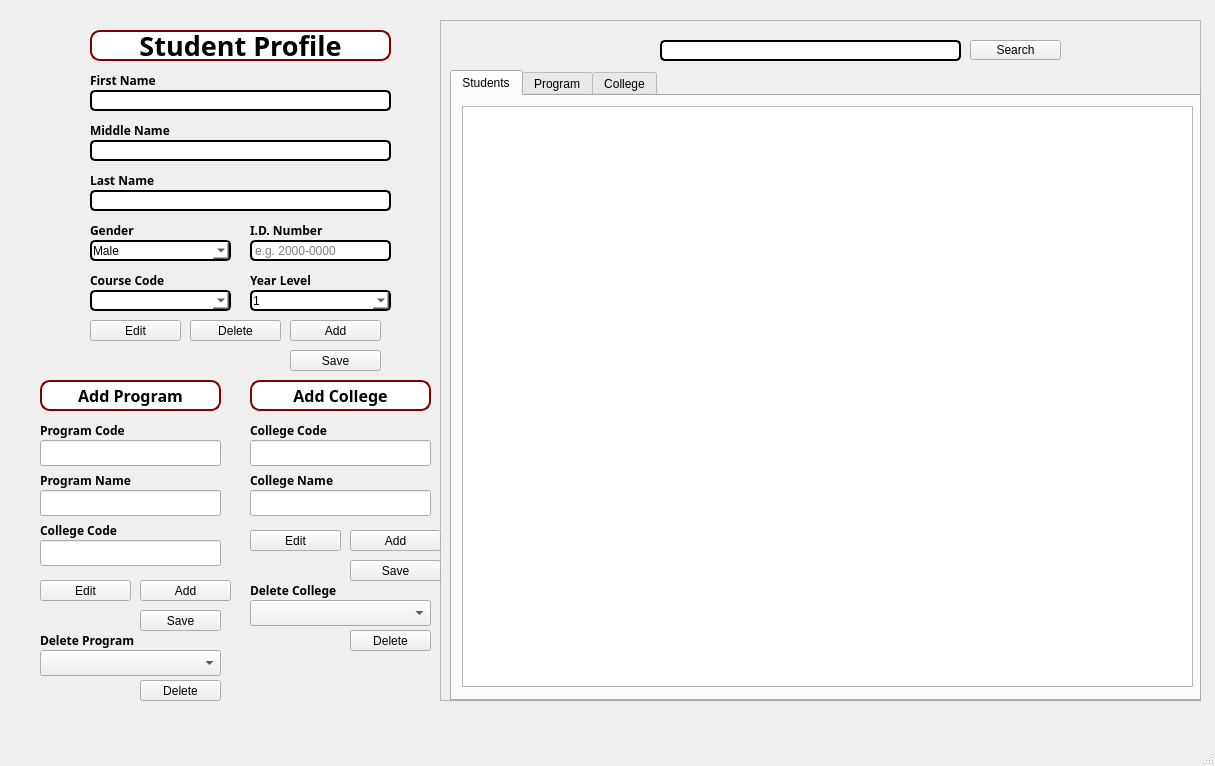
<?xml version="1.0" encoding="UTF-8"?>
<ui version="4.0">
 <class>MainWindow</class>
 <widget class="QMainWindow" name="MainWindow">
  <property name="geometry">
   <rect>
    <x>0</x>
    <y>0</y>
    <width>1215</width>
    <height>766</height>
   </rect>
  </property>
  <property name="windowTitle">
   <string>MainWindow</string>
  </property>
  <widget class="QWidget" name="centralwidget">
   <widget class="QLineEdit" name="Firstnameline">
    <property name="geometry">
     <rect>
      <x>90</x>
      <y>90</y>
      <width>301</width>
      <height>21</height>
     </rect>
    </property>
    <property name="minimumSize">
     <size>
      <width>301</width>
      <height>21</height>
     </size>
    </property>
    <property name="styleSheet">
     <string notr="true">background-color: white;
	border: 2px solid #000000;
	border-radius: 5px;
	padding: 1px;
	box-shadow: 0 0 10px rgba(0,0,05);</string>
    </property>
   </widget>
   <widget class="QComboBox" name="Genderline">
    <property name="geometry">
     <rect>
      <x>90</x>
      <y>240</y>
      <width>141</width>
      <height>21</height>
     </rect>
    </property>
    <property name="minimumSize">
     <size>
      <width>141</width>
      <height>21</height>
     </size>
    </property>
    <property name="styleSheet">
     <string notr="true">background-color: white;
	border: 2px solid #000000;
	border-radius: 5px;
	padding: 1px;
	box-shadow: 0 0 10px rgba(0,0,05);</string>
    </property>
    <item>
     <property name="text">
      <string>Male</string>
     </property>
    </item>
    <item>
     <property name="text">
      <string>Female</string>
     </property>
    </item>
   </widget>
   <widget class="QLabel" name="FirstName">
    <property name="geometry">
     <rect>
      <x>90</x>
      <y>70</y>
      <width>181</width>
      <height>20</height>
     </rect>
    </property>
    <property name="font">
     <font>
      <family>Rockwell</family>
      <italic>false</italic>
      <bold>true</bold>
     </font>
    </property>
    <property name="text">
     <string>First Name</string>
    </property>
   </widget>
   <widget class="QLineEdit" name="Middlenameline">
    <property name="geometry">
     <rect>
      <x>90</x>
      <y>140</y>
      <width>301</width>
      <height>21</height>
     </rect>
    </property>
    <property name="minimumSize">
     <size>
      <width>301</width>
      <height>21</height>
     </size>
    </property>
    <property name="styleSheet">
     <string notr="true">background-color: white;
	border: 2px solid #000000;
	border-radius: 5px;
	padding: 1px;
	box-shadow: 0 0 10px rgba(0,0,05);</string>
    </property>
   </widget>
   <widget class="QLabel" name="MiddleName">
    <property name="geometry">
     <rect>
      <x>90</x>
      <y>120</y>
      <width>181</width>
      <height>20</height>
     </rect>
    </property>
    <property name="font">
     <font>
      <family>Rockwell</family>
      <italic>false</italic>
      <bold>true</bold>
     </font>
    </property>
    <property name="text">
     <string>Middle Name</string>
    </property>
   </widget>
   <widget class="QLineEdit" name="Lastnameline">
    <property name="geometry">
     <rect>
      <x>90</x>
      <y>190</y>
      <width>301</width>
      <height>21</height>
     </rect>
    </property>
    <property name="minimumSize">
     <size>
      <width>301</width>
      <height>21</height>
     </size>
    </property>
    <property name="styleSheet">
     <string notr="true">background-color: white;
	border: 2px solid #000000;
	border-radius: 5px;
	padding: 1px;
	box-shadow: 0 0 10px rgba(0,0,05);</string>
    </property>
   </widget>
   <widget class="QLabel" name="LastName">
    <property name="geometry">
     <rect>
      <x>90</x>
      <y>170</y>
      <width>181</width>
      <height>20</height>
     </rect>
    </property>
    <property name="font">
     <font>
      <family>Rockwell</family>
      <bold>true</bold>
     </font>
    </property>
    <property name="text">
     <string>Last Name</string>
    </property>
   </widget>
   <widget class="QLabel" name="Gender">
    <property name="geometry">
     <rect>
      <x>90</x>
      <y>220</y>
      <width>141</width>
      <height>20</height>
     </rect>
    </property>
    <property name="font">
     <font>
      <family>Rockwell</family>
      <bold>true</bold>
     </font>
    </property>
    <property name="text">
     <string>Gender</string>
    </property>
   </widget>
   <widget class="QLabel" name="YearLevel">
    <property name="geometry">
     <rect>
      <x>250</x>
      <y>270</y>
      <width>141</width>
      <height>20</height>
     </rect>
    </property>
    <property name="font">
     <font>
      <family>Rockwell</family>
      <bold>true</bold>
     </font>
    </property>
    <property name="text">
     <string>Year Level</string>
    </property>
   </widget>
   <widget class="QComboBox" name="Yearlevelline">
    <property name="geometry">
     <rect>
      <x>250</x>
      <y>290</y>
      <width>141</width>
      <height>21</height>
     </rect>
    </property>
    <property name="minimumSize">
     <size>
      <width>141</width>
      <height>21</height>
     </size>
    </property>
    <property name="styleSheet">
     <string notr="true">background-color: white;
	border: 2px solid #000000;
	border-radius: 5px;
	padding: 1px;
	box-shadow: 0 0 10px rgba(0,0,05);</string>
    </property>
    <item>
     <property name="text">
      <string>1</string>
     </property>
    </item>
    <item>
     <property name="text">
      <string>2</string>
     </property>
    </item>
    <item>
     <property name="text">
      <string>3</string>
     </property>
    </item>
    <item>
     <property name="text">
      <string>4</string>
     </property>
    </item>
   </widget>
   <widget class="QLabel" name="IDnumber">
    <property name="geometry">
     <rect>
      <x>250</x>
      <y>220</y>
      <width>141</width>
      <height>20</height>
     </rect>
    </property>
    <property name="font">
     <font>
      <family>Rockwell</family>
      <bold>true</bold>
     </font>
    </property>
    <property name="text">
     <string>I.D. Number</string>
    </property>
   </widget>
   <widget class="QLineEdit" name="IDline">
    <property name="geometry">
     <rect>
      <x>250</x>
      <y>240</y>
      <width>141</width>
      <height>21</height>
     </rect>
    </property>
    <property name="minimumSize">
     <size>
      <width>141</width>
      <height>21</height>
     </size>
    </property>
    <property name="styleSheet">
     <string notr="true">background-color: white;
	border: 2px solid #000000;
	border-radius: 5px;
	padding: 1px;
	box-shadow: 0 0 10px rgba(0,0,05);</string>
    </property>
    <property name="placeholderText">
     <string>e.g. 2000-0000</string>
    </property>
   </widget>
   <widget class="QLabel" name="StudentProfile">
    <property name="geometry">
     <rect>
      <x>90</x>
      <y>30</y>
      <width>301</width>
      <height>31</height>
     </rect>
    </property>
    <property name="font">
     <font>
      <family>Rockwell</family>
      <pointsize>20</pointsize>
      <bold>true</bold>
     </font>
    </property>
    <property name="styleSheet">
     <string notr="true">background-color: white;
    border: 2px solid #800000;
    border-radius: 10px;
    padding: 1px;
    box-shadow: 0 0 10px rgba(0, 0, 0, 0.5);
    color: black;</string>
    </property>
    <property name="text">
     <string>Student Profile</string>
    </property>
    <property name="alignment">
     <set>Qt::AlignmentFlag::AlignCenter</set>
    </property>
   </widget>
   <widget class="QLabel" name="CourseCode">
    <property name="geometry">
     <rect>
      <x>90</x>
      <y>270</y>
      <width>141</width>
      <height>20</height>
     </rect>
    </property>
    <property name="font">
     <font>
      <family>Rockwell</family>
      <bold>true</bold>
     </font>
    </property>
    <property name="text">
     <string>Course Code</string>
    </property>
   </widget>
   <widget class="QPushButton" name="EditStudent">
    <property name="geometry">
     <rect>
      <x>90</x>
      <y>320</y>
      <width>91</width>
      <height>21</height>
     </rect>
    </property>
    <property name="minimumSize">
     <size>
      <width>91</width>
      <height>20</height>
     </size>
    </property>
    <property name="styleSheet">
     <string notr="true">QPushButton {
    background-color: #800000;
    color: white;
    border: 2px solid #000000;
    border-radius: 5px;
     padding: 1px;
    box-shadow: 0 0 10px rgba(0, 0, 0, 0.5);
    color: white; 
}

/ Hover effect for the button */
QPushButton:hover {
    background-color: #944E63;
    border: 2px solid #944E63;
}</string>
    </property>
    <property name="text">
     <string>Edit</string>
    </property>
   </widget>
   <widget class="QPushButton" name="AddStudent">
    <property name="geometry">
     <rect>
      <x>290</x>
      <y>320</y>
      <width>91</width>
      <height>21</height>
     </rect>
    </property>
    <property name="minimumSize">
     <size>
      <width>91</width>
      <height>20</height>
     </size>
    </property>
    <property name="styleSheet">
     <string notr="true">QPushButton {
    background-color: #800000;
    color: white;
    border: 2px solid #000000;
    border-radius: 5px;
     padding: 1px;
    box-shadow: 0 0 10px rgba(0, 0, 0, 0.5);
    color: white; 
}

/ Hover effect for the button */
QPushButton:hover {
    background-color: #944E63;
    border: 2px solid #944E63;
}</string>
    </property>
    <property name="text">
     <string>Add</string>
    </property>
   </widget>
   <widget class="QPushButton" name="DeleteStudent">
    <property name="geometry">
     <rect>
      <x>190</x>
      <y>320</y>
      <width>91</width>
      <height>21</height>
     </rect>
    </property>
    <property name="styleSheet">
     <string notr="true">
QPushButton:hover {
    background-color: #808080;
    border: 2px solid #2980b9;
}</string>
    </property>
    <property name="text">
     <string>Delete</string>
    </property>
   </widget>
   <widget class="QPushButton" name="SaveStudent">
    <property name="geometry">
     <rect>
      <x>290</x>
      <y>350</y>
      <width>91</width>
      <height>21</height>
     </rect>
    </property>
    <property name="styleSheet">
     <string notr="true">
QPushButton:hover {
    background-color: #808080;
    border: 2px solid #2980b9;
}</string>
    </property>
    <property name="text">
     <string>Save</string>
    </property>
   </widget>
   <widget class="QFrame" name="frame">
    <property name="geometry">
     <rect>
      <x>440</x>
      <y>20</y>
      <width>761</width>
      <height>681</height>
     </rect>
    </property>
    <property name="frameShape">
     <enum>QFrame::Shape::StyledPanel</enum>
    </property>
    <property name="frameShadow">
     <enum>QFrame::Shadow::Raised</enum>
    </property>
    <widget class="QLineEdit" name="SearchLine">
     <property name="geometry">
      <rect>
       <x>220</x>
       <y>20</y>
       <width>301</width>
       <height>21</height>
      </rect>
     </property>
     <property name="minimumSize">
      <size>
       <width>301</width>
       <height>21</height>
      </size>
     </property>
     <property name="styleSheet">
      <string notr="true">background-color: white;
	border: 2px solid #000000;
	border-radius: 5px;
	padding: 1px;
	box-shadow: 0 0 10px rgba(0,0,05);</string>
     </property>
    </widget>
    <widget class="QPushButton" name="Search">
     <property name="geometry">
      <rect>
       <x>530</x>
       <y>20</y>
       <width>91</width>
       <height>20</height>
      </rect>
     </property>
     <property name="minimumSize">
      <size>
       <width>91</width>
       <height>20</height>
      </size>
     </property>
     <property name="styleSheet">
      <string notr="true">QPushButton {
    background-color: #800000;
    color: white;
    border: 2px solid #000000;
    border-radius: 5px;
     padding: 1px;
    box-shadow: 0 0 10px rgba(0, 0, 0, 0.5);
    color: white; 
}

/ Hover effect for the button */
QPushButton:hover {
    background-color: #944E63;
    border: 2px solid #944E63;
}</string>
     </property>
     <property name="text">
      <string>Search</string>
     </property>
    </widget>
    <widget class="QTabWidget" name="TabTable">
     <property name="geometry">
      <rect>
       <x>10</x>
       <y>50</y>
       <width>751</width>
       <height>631</height>
      </rect>
     </property>
     <property name="styleSheet">
      <string notr="true"/>
     </property>
     <property name="currentIndex">
      <number>0</number>
     </property>
     <widget class="QWidget" name="tab">
      <attribute name="title">
       <string>Students</string>
      </attribute>
      <widget class="QTableView" name="StudentTable">
       <property name="geometry">
        <rect>
         <x>10</x>
         <y>10</y>
         <width>731</width>
         <height>581</height>
        </rect>
       </property>
      </widget>
     </widget>
     <widget class="QWidget" name="tab_3">
      <attribute name="title">
       <string>Program</string>
      </attribute>
      <widget class="QTableView" name="ProgTable">
       <property name="geometry">
        <rect>
         <x>10</x>
         <y>10</y>
         <width>641</width>
         <height>581</height>
        </rect>
       </property>
      </widget>
     </widget>
     <widget class="QWidget" name="tab_2">
      <attribute name="title">
       <string>College</string>
      </attribute>
      <widget class="QTableView" name="CollegeTable">
       <property name="geometry">
        <rect>
         <x>10</x>
         <y>10</y>
         <width>641</width>
         <height>581</height>
        </rect>
       </property>
      </widget>
     </widget>
    </widget>
   </widget>
   <widget class="QComboBox" name="CourseComboBox">
    <property name="geometry">
     <rect>
      <x>90</x>
      <y>290</y>
      <width>141</width>
      <height>21</height>
     </rect>
    </property>
    <property name="minimumSize">
     <size>
      <width>141</width>
      <height>21</height>
     </size>
    </property>
    <property name="styleSheet">
     <string notr="true">background-color: white;
	border: 2px solid #000000;
	border-radius: 5px;
	padding: 1px;
	box-shadow: 0 0 10px rgba(0,0,05);</string>
    </property>
   </widget>
   <widget class="QLabel" name="AddProgram">
    <property name="geometry">
     <rect>
      <x>40</x>
      <y>380</y>
      <width>181</width>
      <height>31</height>
     </rect>
    </property>
    <property name="font">
     <font>
      <family>Rockwell</family>
      <pointsize>12</pointsize>
      <bold>true</bold>
     </font>
    </property>
    <property name="styleSheet">
     <string notr="true">background-color: white;
    border: 2px solid #800000;
    border-radius: 10px;
    padding: 1px;
    box-shadow: 0 0 10px rgba(0, 0, 0, 0.5);
    color: black;</string>
    </property>
    <property name="text">
     <string>Add Program</string>
    </property>
    <property name="alignment">
     <set>Qt::AlignmentFlag::AlignCenter</set>
    </property>
   </widget>
   <widget class="QLabel" name="AddCollege">
    <property name="geometry">
     <rect>
      <x>250</x>
      <y>380</y>
      <width>181</width>
      <height>31</height>
     </rect>
    </property>
    <property name="font">
     <font>
      <family>Rockwell</family>
      <pointsize>12</pointsize>
      <bold>true</bold>
     </font>
    </property>
    <property name="styleSheet">
     <string notr="true">background-color: white;
    border: 2px solid #800000;
    border-radius: 10px;
    padding: 1px;
    box-shadow: 0 0 10px rgba(0, 0, 0, 0.5);
    color: black;</string>
    </property>
    <property name="text">
     <string>Add College</string>
    </property>
    <property name="alignment">
     <set>Qt::AlignmentFlag::AlignCenter</set>
    </property>
   </widget>
   <widget class="QLineEdit" name="CollegeName">
    <property name="geometry">
     <rect>
      <x>250</x>
      <y>490</y>
      <width>181</width>
      <height>26</height>
     </rect>
    </property>
   </widget>
   <widget class="QLineEdit" name="ProgramCode_2">
    <property name="geometry">
     <rect>
      <x>40</x>
      <y>440</y>
      <width>181</width>
      <height>26</height>
     </rect>
    </property>
   </widget>
   <widget class="QLineEdit" name="ProgramName_2">
    <property name="geometry">
     <rect>
      <x>40</x>
      <y>490</y>
      <width>181</width>
      <height>26</height>
     </rect>
    </property>
   </widget>
   <widget class="QLineEdit" name="CollegeCodeProg">
    <property name="geometry">
     <rect>
      <x>40</x>
      <y>540</y>
      <width>181</width>
      <height>26</height>
     </rect>
    </property>
   </widget>
   <widget class="QLabel" name="ProgramCode">
    <property name="geometry">
     <rect>
      <x>40</x>
      <y>420</y>
      <width>111</width>
      <height>20</height>
     </rect>
    </property>
    <property name="font">
     <font>
      <family>Rockwell</family>
      <italic>false</italic>
      <bold>true</bold>
     </font>
    </property>
    <property name="text">
     <string>Program Code</string>
    </property>
   </widget>
   <widget class="QLabel" name="ProgramName">
    <property name="geometry">
     <rect>
      <x>40</x>
      <y>470</y>
      <width>121</width>
      <height>20</height>
     </rect>
    </property>
    <property name="font">
     <font>
      <family>Rockwell</family>
      <italic>false</italic>
      <bold>true</bold>
     </font>
    </property>
    <property name="text">
     <string>Program Name</string>
    </property>
   </widget>
   <widget class="QLabel" name="CollegeCode">
    <property name="geometry">
     <rect>
      <x>40</x>
      <y>520</y>
      <width>111</width>
      <height>20</height>
     </rect>
    </property>
    <property name="font">
     <font>
      <family>Rockwell</family>
      <italic>false</italic>
      <bold>true</bold>
     </font>
    </property>
    <property name="text">
     <string>College Code</string>
    </property>
   </widget>
   <widget class="QLabel" name="FirstName_5">
    <property name="geometry">
     <rect>
      <x>250</x>
      <y>420</y>
      <width>111</width>
      <height>20</height>
     </rect>
    </property>
    <property name="font">
     <font>
      <family>Rockwell</family>
      <italic>false</italic>
      <bold>true</bold>
     </font>
    </property>
    <property name="text">
     <string>College Code</string>
    </property>
   </widget>
   <widget class="QLabel" name="FirstName_6">
    <property name="geometry">
     <rect>
      <x>250</x>
      <y>470</y>
      <width>111</width>
      <height>20</height>
     </rect>
    </property>
    <property name="font">
     <font>
      <family>Rockwell</family>
      <italic>false</italic>
      <bold>true</bold>
     </font>
    </property>
    <property name="text">
     <string>College Name</string>
    </property>
   </widget>
   <widget class="QPushButton" name="AddProg">
    <property name="geometry">
     <rect>
      <x>140</x>
      <y>580</y>
      <width>91</width>
      <height>21</height>
     </rect>
    </property>
    <property name="minimumSize">
     <size>
      <width>91</width>
      <height>20</height>
     </size>
    </property>
    <property name="styleSheet">
     <string notr="true">QPushButton {
    background-color: #800000;
    color: white;
    border: 2px solid #000000;
    border-radius: 5px;
     padding: 1px;
    box-shadow: 0 0 10px rgba(0, 0, 0, 0.5);
    color: white; 
}

/ Hover effect for the button */
QPushButton:hover {
    background-color: #944E63;
    border: 2px solid #944E63;
}</string>
    </property>
    <property name="text">
     <string>Add</string>
    </property>
   </widget>
   <widget class="QPushButton" name="AddCollege_2">
    <property name="geometry">
     <rect>
      <x>350</x>
      <y>530</y>
      <width>91</width>
      <height>21</height>
     </rect>
    </property>
    <property name="minimumSize">
     <size>
      <width>91</width>
      <height>20</height>
     </size>
    </property>
    <property name="styleSheet">
     <string notr="true">QPushButton {
    background-color: #800000;
    color: white;
    border: 2px solid #000000;
    border-radius: 5px;
     padding: 1px;
    box-shadow: 0 0 10px rgba(0, 0, 0, 0.5);
    color: white; 
}

/ Hover effect for the button */
QPushButton:hover {
    background-color: #944E63;
    border: 2px solid #944E63;
}</string>
    </property>
    <property name="text">
     <string>Add</string>
    </property>
   </widget>
   <widget class="QPushButton" name="EditProg">
    <property name="geometry">
     <rect>
      <x>40</x>
      <y>580</y>
      <width>91</width>
      <height>21</height>
     </rect>
    </property>
    <property name="minimumSize">
     <size>
      <width>91</width>
      <height>20</height>
     </size>
    </property>
    <property name="styleSheet">
     <string notr="true">QPushButton {
    background-color: #800000;
    color: white;
    border: 2px solid #000000;
    border-radius: 5px;
     padding: 1px;
    box-shadow: 0 0 10px rgba(0, 0, 0, 0.5);
    color: white; 
}

/ Hover effect for the button */
QPushButton:hover {
    background-color: #944E63;
    border: 2px solid #944E63;
}</string>
    </property>
    <property name="text">
     <string>Edit</string>
    </property>
   </widget>
   <widget class="QPushButton" name="Edit_3">
    <property name="geometry">
     <rect>
      <x>250</x>
      <y>530</y>
      <width>91</width>
      <height>21</height>
     </rect>
    </property>
    <property name="minimumSize">
     <size>
      <width>91</width>
      <height>20</height>
     </size>
    </property>
    <property name="styleSheet">
     <string notr="true">QPushButton {
    background-color: #800000;
    color: white;
    border: 2px solid #000000;
    border-radius: 5px;
     padding: 1px;
    box-shadow: 0 0 10px rgba(0, 0, 0, 0.5);
    color: white; 
}

/ Hover effect for the button */
QPushButton:hover {
    background-color: #944E63;
    border: 2px solid #944E63;
}</string>
    </property>
    <property name="text">
     <string>Edit</string>
    </property>
   </widget>
   <widget class="QPushButton" name="Save_2">
    <property name="geometry">
     <rect>
      <x>350</x>
      <y>560</y>
      <width>91</width>
      <height>21</height>
     </rect>
    </property>
    <property name="styleSheet">
     <string notr="true">
QPushButton:hover {
    background-color: #808080;
    border: 2px solid #2980b9;
}</string>
    </property>
    <property name="text">
     <string>Save</string>
    </property>
   </widget>
   <widget class="QPushButton" name="SaveProg">
    <property name="geometry">
     <rect>
      <x>140</x>
      <y>610</y>
      <width>81</width>
      <height>21</height>
     </rect>
    </property>
    <property name="styleSheet">
     <string notr="true">
QPushButton:hover {
    background-color: #808080;
    border: 2px solid #2980b9;
}</string>
    </property>
    <property name="text">
     <string>Save</string>
    </property>
   </widget>
   <widget class="QComboBox" name="comboBox">
    <property name="geometry">
     <rect>
      <x>40</x>
      <y>650</y>
      <width>181</width>
      <height>26</height>
     </rect>
    </property>
   </widget>
   <widget class="QLabel" name="FirstName_7">
    <property name="geometry">
     <rect>
      <x>40</x>
      <y>630</y>
      <width>131</width>
      <height>20</height>
     </rect>
    </property>
    <property name="font">
     <font>
      <family>Rockwell</family>
      <italic>false</italic>
      <bold>true</bold>
     </font>
    </property>
    <property name="text">
     <string>Delete Program</string>
    </property>
   </widget>
   <widget class="QComboBox" name="comboBox_3">
    <property name="geometry">
     <rect>
      <x>250</x>
      <y>600</y>
      <width>181</width>
      <height>26</height>
     </rect>
    </property>
   </widget>
   <widget class="QLabel" name="FirstName_8">
    <property name="geometry">
     <rect>
      <x>250</x>
      <y>580</y>
      <width>131</width>
      <height>20</height>
     </rect>
    </property>
    <property name="font">
     <font>
      <family>Rockwell</family>
      <italic>false</italic>
      <bold>true</bold>
     </font>
    </property>
    <property name="text">
     <string>Delete College</string>
    </property>
   </widget>
   <widget class="QLineEdit" name="CollegeCodeCol">
    <property name="geometry">
     <rect>
      <x>250</x>
      <y>440</y>
      <width>181</width>
      <height>26</height>
     </rect>
    </property>
   </widget>
   <widget class="QPushButton" name="SaveProg_2">
    <property name="geometry">
     <rect>
      <x>140</x>
      <y>680</y>
      <width>81</width>
      <height>21</height>
     </rect>
    </property>
    <property name="styleSheet">
     <string notr="true">
QPushButton:hover {
    background-color: #808080;
    border: 2px solid #2980b9;
}</string>
    </property>
    <property name="text">
     <string>Delete</string>
    </property>
   </widget>
   <widget class="QPushButton" name="SaveProg_3">
    <property name="geometry">
     <rect>
      <x>350</x>
      <y>630</y>
      <width>81</width>
      <height>21</height>
     </rect>
    </property>
    <property name="styleSheet">
     <string notr="true">
QPushButton:hover {
    background-color: #808080;
    border: 2px solid #2980b9;
}</string>
    </property>
    <property name="text">
     <string>Delete</string>
    </property>
   </widget>
  </widget>
  <widget class="QMenuBar" name="menubar">
   <property name="geometry">
    <rect>
     <x>0</x>
     <y>0</y>
     <width>1215</width>
     <height>26</height>
    </rect>
   </property>
  </widget>
  <widget class="QStatusBar" name="statusbar"/>
 </widget>
 <resources/>
 <connections/>
</ui>
